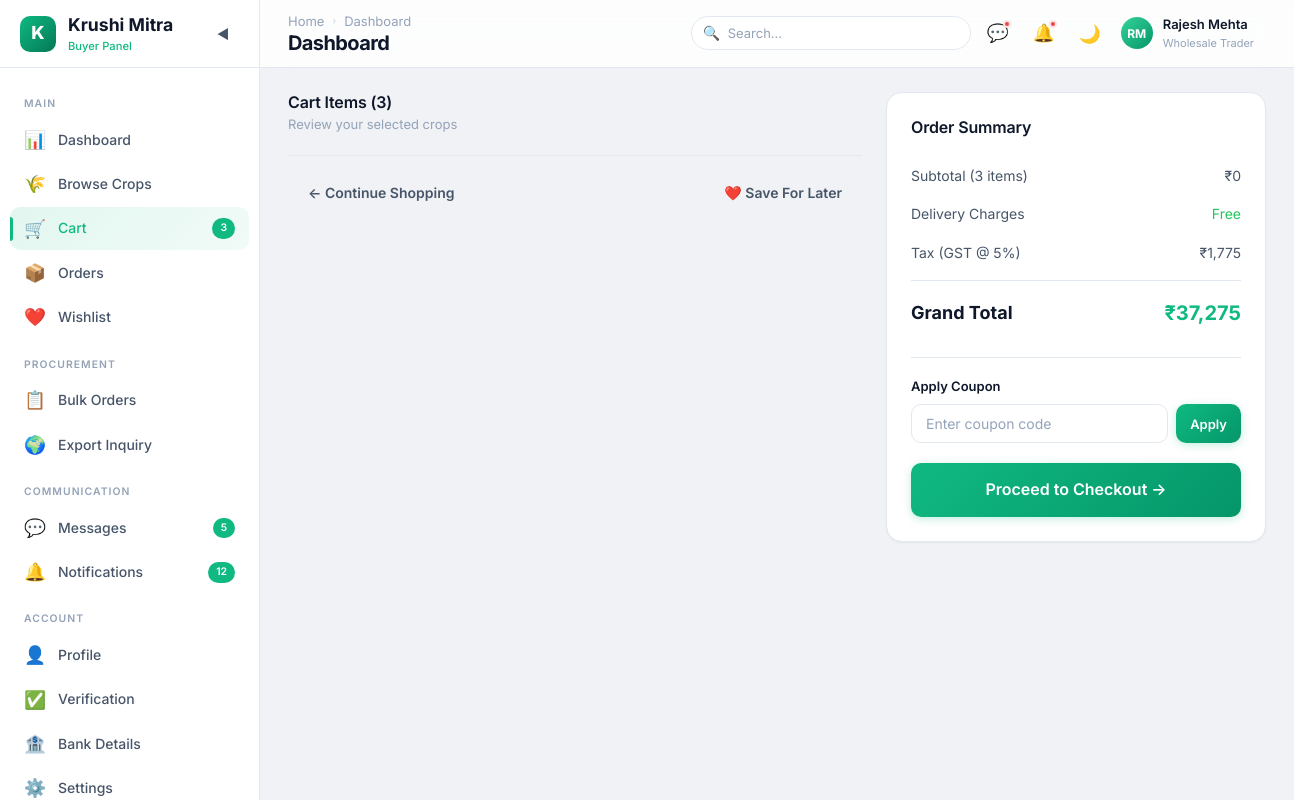
Page /buyer/cart/ (signed in) on the earlier database version.
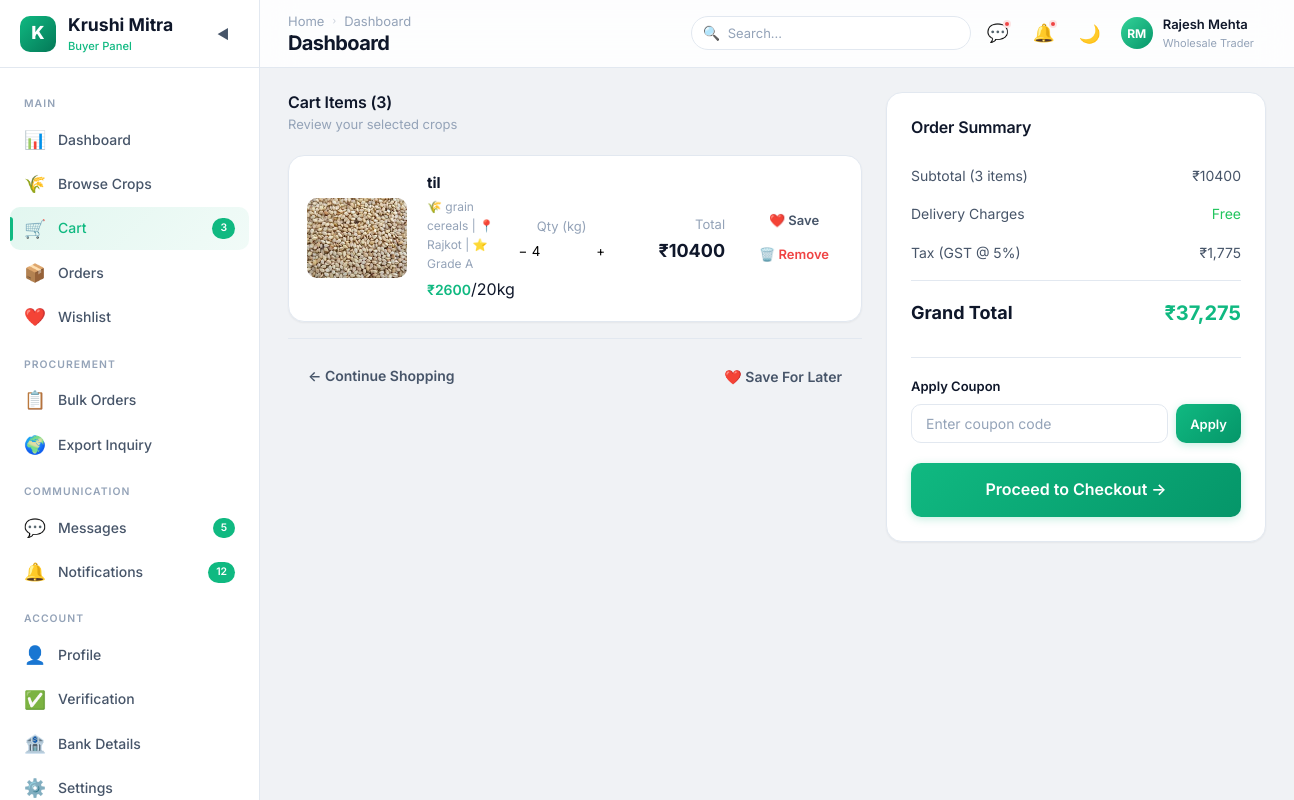
Same page on the later database version.
### buyer/models.py (models this page shows, shortened)
class Cart(models.Model):
    user = models.OneToOneField(
        User,
        on_delete=models.CASCADE,
        related_name='cart'
    )
    created_at = models.DateTimeField(auto_now_add=True)
    updated_at = models.DateTimeField(auto_now=True)
    @property
    def total_price(self):
        return sum(item.subtotal for item in self.items.all())

class CartItem(models.Model):
    cart = models.ForeignKey(
        Cart,
        on_delete=models.CASCADE,
        related_name='items'
    )
    crop = models.ForeignKey(
        crop,
        on_delete=models.CASCADE,
        related_name='crop'
    )
    quantity = models.PositiveIntegerField(default=1)
    added_at = models.DateTimeField(auto_now_add=True)
    class Meta:
        unique_together = ('cart', 'crop')
    @property
    def subtotal(self):
        return self.crop.price * self.quantity

### farmer/models.py (models this page shows, shortened)
class crop(models.Model):
    CATEGORY_CHOICES = (
        ('grain cereals', 'Grain cereals'),
        ('vegetables', 'Vegetables'),
        ('fruits', 'Fruits'),
        ('pulses', 'Pulses'),
        ('spices', 'Spices'),
        ('cotton', 'Cotton'),
    )
    user = models.ForeignKey(User,on_delete=models.CASCADE,related_name="seller")
    cropname = models.CharField(max_length=20)
    category = models.CharField(max_length=20 , choices = CATEGORY_CHOICES)
    quantity = models.IntegerField()
    price = models.IntegerField()
    description = models.TextField(null=True, blank=True)
    image = models.FileField(upload_to='crop/images/', null=True, blank=True)
    is_approved = models.BooleanField(default=False)
    created_at = models.DateTimeField(auto_now_add=True)

class User(AbstractUser):
    ROLE_CHOICES = (
        ('Farmer', 'Farmer'),
        ('Buyer', 'Buyer'),
        ('Subadmin', 'Subadmin')
    )
    name = models.CharField(max_length=255)
    role = models.CharField(max_length=20, choices=ROLE_CHOICES)
    email = models.EmailField(unique=True,blank=True, null=True)
    city = models.CharField(max_length=100, blank=True, null=True)
    contact = models.CharField(max_length=10, unique=True , blank=True, null=True)
    password = models.CharField(max_length=128)
    is_active = models.BooleanField(default=False)

### farmer/views.py (the view)
        def wrapper(request, *args, **kwargs):
            if "contact" in request.session:
                try:
                    user = User.objects.get(contact=request.session['contact'])
                    request.uid = user
                    if user.role not in allowed_roles:
                        messages.error(request, "Access Denied")
                        return redirect('login')
                    return view_function(request, *args, **kwargs)
                except User.DoesNotExist:
                    return redirect('login')
            return redirect('login')

### buyer/views.py (called while the page is built, shortened)
@check_login(['Buyer'])
def buyer_cart(request):
    uid = request.uid
    cart = Cart.objects.get(user = uid)
    if cart:
        cart_items = CartItem.objects.filter(cart=cart)
        context = {'cart_items':cart_items,'cart':cart}
        return render(request, "buyer/cart.html",context)
    else:
        cart = Cart.objects.create(user = uid)
        cart.save()
    return render(request, "buyer/cart.html")

### farmer/views.py (called while the page is built)
def check_login(allowed_roles):
    def decorator(view_function):
        def wrapper(request, *args, **kwargs):
            if "contact" in request.session:
                try:
                    user = User.objects.get(contact=request.session['contact'])
                    request.uid = user
                    if user.role not in allowed_roles:
                        messages.error(request, "Access Denied")
                        return redirect('login')
                    return view_function(request, *args, **kwargs)
                except User.DoesNotExist:
                    return redirect('login')
            return redirect('login')
        return wrapper
    return decorator

### buyer/templates/buyer/cart.html (shortened to what this page needs)
<!DOCTYPE html>
{% load static %}
<html lang="en" data-theme="light">
<head>
  <link rel="stylesheet" href="{% static 'buyer/css/style.css' %}">
  <link rel="stylesheet" href="{% static 'buyer/css/cart.css' %}">
</head>
<body>
  <div class="app-layout">
    <aside class="sidebar">
      <div class="sidebar-header">
        <div class="sidebar-logo">
          <div class="sidebar-logo-icon">K</div>
          <div>
            <div class="sidebar-logo-text">Krushi Mitra</div>
            <span class="sidebar-logo-sub">Buyer Panel</span>
          </div>
        </div>
        <button class="sidebar-toggle">◀</button>
      </div>
      <nav class="sidebar-nav">
        <div class="sidebar-section-label">Main</div>
        <a href="{% url 'buyer_dashboard' %}" class="sidebar-item" data-tooltip="Dashboard"><span
            class="sidebar-item-icon">📊</span><span class="sidebar-item-text">Dashboard</span></a>
        <a href="{% url 'buyer_browse_crops' %}" class="sidebar-item " data-tooltip="Browse Crops"><span
            class="sidebar-item-icon">🌾</span><span class="sidebar-item-text">Browse Crops</span></a>
        <a href="{% url 'buyer_cart' %}" class="sidebar-item active" data-tooltip="Cart"><span
            class="sidebar-item-icon">🛒</span><span class="sidebar-item-text">Cart</span><span
            class="sidebar-item-badge">3</span></a>
        <a href="{% url 'buyer_orders' %}" class="sidebar-item" data-tooltip="Orders"><span
            class="sidebar-item-icon">📦</span><span class="sidebar-item-text">Orders</span></a>
        <a href="{% url 'buyer_wishlist' %}" class="sidebar-item" data-tooltip="Wishlist"><span
            class="sidebar-item-icon">❤️</span><span class="sidebar-item-text">Wishlist</span></a>
        <div class="sidebar-section-label">Procurement</div>
        <a href="{% url 'buyer_bulk_order' %}" class="sidebar-item" data-tooltip="Bulk Orders"><span
            class="sidebar-item-icon">📋</span><span class="sidebar-item-text">Bulk Orders</span></a>
        <a href="{% url 'buyer_export_inquiry' %}" class="sidebar-item" data-tooltip="Export Inquiry"><span
            class="sidebar-item-icon">🌍</span><span class="sidebar-item-text">Export Inquiry</span></a>
        <div class="sidebar-section-label">Communication</div>
        <a href="{% url 'buyer_messages' %}" class="sidebar-item" data-tooltip="Messages"><span
            class="sidebar-item-icon">💬</span><span class="sidebar-item-text">Messages</span><span
            class="sidebar-item-badge">5</span></a>
        <a href="{% url 'buyer_notifications' %}" class="sidebar-item" data-tooltip="Notifications"><span
            class="sidebar-item-icon">🔔</span><span class="sidebar-item-text">Notifications</span><span
            class="sidebar-item-badge">12</span></a>
        <div class="sidebar-section-label">Account</div>
        <a href="{% url 'buyer_profile' %}" class="sidebar-item" data-tooltip="Profile"><span
            class="sidebar-item-icon">👤</span><span class="sidebar-item-text">Profile</span></a>
        <a href="{% url 'buyer_verification' %}" class="sidebar-item" data-tooltip="Verification"><span
            class="sidebar-item-icon">✅</span><span class="sidebar-item-text">Verification</span></a>
        <a href="{% url 'buyer_bank_details' %}" class="sidebar-item" data-tooltip="Bank Details"><span
            class="sidebar-item-icon">🏦</span><span class="sidebar-item-text">Bank Details</span></a>
        <a href="{% url 'buyer_settings' %}" class="sidebar-item" data-tooltip="Settings"><span
            class="sidebar-item-icon">⚙️</span><span class="sidebar-item-text">Settings</span></a>
      </nav>
    </aside>
    <div class="main-wrapper">
      <header class="navbar">
        <div class="navbar-left"><button class="mobile-menu-btn">☰</button>
          <div>
            <div class="breadcrumb"><a href="{% url 'buyer_dashboard' %}">Home</a><span
                class="breadcrumb-sep">›</span><span class="current">Cart</span></div>
            <h1 class="page-title">Shopping Cart</h1>
          </div>
        </div>
        <div class="navbar-right">
          <div class="search-box"><span class="search-icon">🔍</span><input type="text" placeholder="Search..."></div>
          <a href="{% url 'buyer_messages' %}" class="nav-btn">💬<span class="badge-dot"></span></a>
          <a href="{% url 'buyer_notifications' %}" class="nav-btn">🔔<span class="badge-dot"></span></a>
          <button class="theme-toggle">🌙</button>
          <div class="dropdown">
            <div class="profile-btn dropdown-trigger">
              <div class="profile-avatar">RM</div>
              <div>
                <div class="profile-name">Rajesh Mehta</div>
                <div class="profile-role">Wholesale Trader</div>
              </div>
            </div>
          </div>
        </div>
      </header>
      <main class="main-content">
        <div class="cart-layout page-reveal">
          <div class="cart-items">
            <div class="cart-header card-header">
              <div>
                <h3 class="card-title">Cart Items (3)</h3>
                <p class="card-subtitle">Review your selected crops</p>
              </div>
            </div>
            {%for item in cart_items%}
            <div class="cart-item card">
              <div class="cart-item-img"><img src="{{item.crop.image.url}}" alt="Basmati Rice"></div>
              <div class="cart-item-info">
                <h4 class="cart-item-name">{{item.crop.cropname}}</h4>
                <div class="cart-item-meta">🌾 {{item.crop.category}} | 📍 {{item.crop.user.city}} | ⭐ Grade A</div>
                <span class="cart-item-price">₹{{item.crop.price}}</span>/20kg
              </div>
              <div class="cart-item-qty">
                <label class="body-small text-muted">Qty (kg)</label>
                <div class="qty-selector">
                  <button class="qty-minus">−</button>
                  <input type="number" class="qty-input cart-qty-input" value="{{item.quantity}}" min="1" max="5000">
                  <button class="qty-plus">+</button>
                </div>
              </div>
              <div class="cart-item-total">
                <label class="body-small text-muted">Total</label>
                <div class="cart-total-price">₹{{item.subtotal}}</div>
              </div>
              <div class="cart-item-actions">
                <button class="btn btn-sm btn-ghost">❤️ Save</button>
                <a href="{% url 'cart_item_delete' pk=item.id%}" class="btn btn-sm btn-ghost"
                  style="color:var(--red-500);"
                  onclick="this.closest('.cart-item').remove();updateCartSummary();showToast('info','Removed','Item removed from cart');">🗑️
                  Remove</a>
              </div>
            </div>
            {%endfor%}
            <div class="cart-footer-actions">
              <a href="{% url 'buyer_browse_crops' %}" class="btn btn-ghost">← Continue Shopping</a>
              <button class="btn btn-ghost">❤️ Save For Later</button>
            </div>
          </div>
          <div class="cart-summary">
            <div class="card">
              <h3 class="card-title" style="margin-bottom:20px;">Order Summary</h3>
              <div class="summary-row">
                <span>Subtotal (3 items)</span>
                <span class="subtotal-amount">₹{{cart.total_price}}</span>
              </div>
              <div class="summary-row">
                <span>Delivery Charges</span>
                <span class="text-green">Free</span>
              </div>
              <div class="summary-row">
                <span>Tax (GST @ 5%)</span>
                <span>₹1,775</span>
              </div>
              <div class="summary-divider"></div>
              <div class="summary-row total-row">
                <span>Grand Total</span>
                <span class="grand-total">₹37,275</span>
              </div>
              <div class="coupon-section">
                <h4 class="coupon-title">Apply Coupon</h4>
                <div class="coupon-input-group">
                  <input type="text" class="form-input coupon-input" placeholder="Enter coupon code">
                  <button class="btn btn-primary btn-sm apply-coupon">Apply</button>
                </div>
              </div>
              <a href="{% url 'buyer_checkout' %}" class="btn btn-primary btn-lg btn-block"
                style="margin-top:20px;">Proceed to Checkout →</a>
            </div>
          </div>
        </div>
      </main>
    </div>
  </div>
</body>
</html>

### buyer/static/buyer/css/cart.css (style rules this page uses)
.cart-layout { display: grid; grid-template-columns: 1fr 380px; gap: 24px; align-items: start; }
.cart-item { display: flex; align-items: center; gap: 20px; padding: 18px; margin-bottom: 12px; }
.cart-item-img { width: 100px; height: 80px; border-radius: var(--radius-md); overflow: hidden; flex-shrink: 0; }
.cart-item-img img { width: 100%; height: 100%; object-fit: cover; }
.cart-item-info { flex: 1; min-width: 0; }
.cart-item-name { font-size: 0.9375rem; font-weight: 700; color: var(--text-primary); margin-bottom: 4px; }
.cart-item-meta { font-size: 0.75rem; color: var(--text-muted); margin-bottom: 4px; }
.cart-item-price { font-size: 0.875rem; font-weight: 600; color: var(--primary-500); }
.cart-item-qty { text-align: center; }
.cart-item-qty .qty-selector input { width: 60px; }
.cart-item-total { text-align: right; min-width: 100px; }
.cart-total-price { font-size: 1.125rem; font-weight: 700; color: var(--text-primary); }
.cart-item-actions { display: flex; flex-direction: column; gap: 4px; }
.cart-footer-actions { display: flex; align-items: center; justify-content: space-between; margin-top: 16px; padding-top: 16px; border-top: 1px solid var(--border-color); }
.cart-summary { position: sticky; top: calc(var(--navbar-height) + 24px); }
.summary-row { display: flex; justify-content: space-between; align-items: center; padding: 8px 0; font-size: 0.875rem; color: var(--text-secondary); }
.summary-divider { height: 1px; background: var(--border-color); margin: 8px 0; }
.total-row { font-size: 1.125rem; font-weight: 700; color: var(--text-primary); }
.grand-total { color: var(--primary-500); font-size: 1.25rem; }
.coupon-section { margin-top: 20px; padding-top: 20px; border-top: 1px solid var(--border-color); }
.coupon-title { font-size: 0.8125rem; font-weight: 600; color: var(--text-primary); margin-bottom: 10px; }
.coupon-input-group { display: flex; gap: 8px; }
.coupon-input { flex: 1; }

Differences in the rows shown:
added CartItem: crop.image (picture), crop.cropname "til", crop.category "grain cereals", crop.user.city "Rajkot", crop.price "2600", quantity "4", subtotal "10400"
computed for Cart: total_price "0" → "10400"
